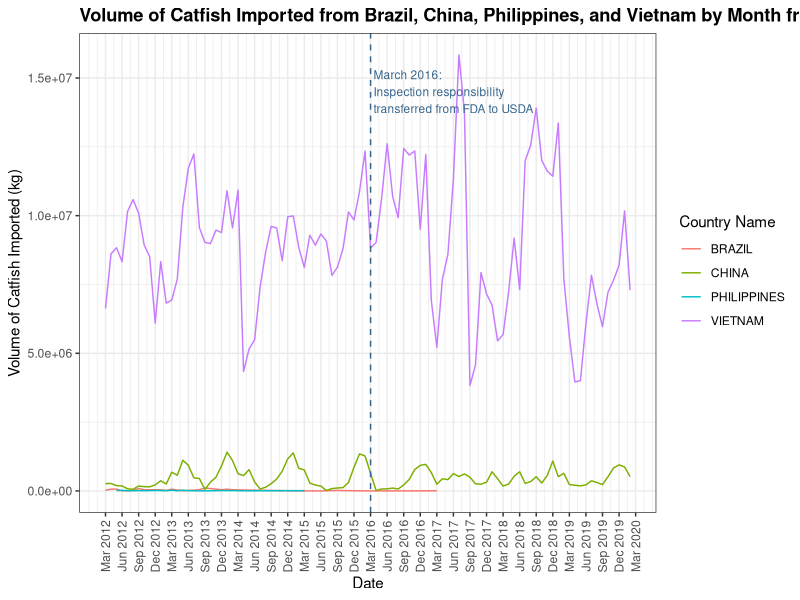

The R source for this figure: (Note: this script raises an error after producing the figure.)
## ---- chunk 1

# Load packages used
library(knitr)
library(car)
library(AER)
library(dplyr)
library(tidyr)
library(ggplot2)
library(reshape2)
library(gridExtra)
library(lubridate)
library(RColorBrewer)

# Set up
opts_chunk$set(echo = TRUE)
options(digits = 3)
opts_knit$set(root.dir ="~/Desktop/NatlFisheriesGit/2_data/TradeVolume")

# Remove objects from the previous session
rm(list = ls(all = TRUE))

# Load the data set
dta <- read.csv("monthly_cleaned.csv")
dta = subset(dta, select = -c(X) )
dta$year_month <- as.yearmon(paste(dta$year, dta$month), "%Y %B")
dta = as_tibble(dta)
glimpse(dta)

## ---- chunk 2

dta %>% 
  group_by(country_name) %>% 
  summarise(volume_sum = sum(volume_kg)) %>% 
  arrange(desc(volume_sum))

## ---- chunk 3

dta_country = dta %>% 
  group_by(year_month, country_name) %>% 
  summarise(volume_sum = sum(volume_kg)) %>% 
  filter(country_name %in% c("VIETNAM","CHINA","BRAZIL","PHILIPPINES"))

dta_country

## ---- chunk 4

ggplot(dta_country,aes(year_month,volume_sum)) + 
  geom_path(aes(color=country_name)) + 
  geom_vline(xintercept = as.yearmon(c('Mar 2016')), 
             color='steelblue4', linetype='dashed') + 
  annotate('text', x = as.yearmon('Mar 2016'), y = 14500000, 
           label = ' March 2016:\n Inspection responsibility\n transferred from FDA to USDA', 
           size = 3, color = 'steelblue4', hjust = 0) + 
  labs(title = 'Volume of Catfish Imported from Brazil, China, Philippines, and Vietnam by Month from 2012 to 2020', 
       x = 'Date', y = 'Volume of Catfish Imported (kg)', color = 'Country Name') + 
  scale_x_yearmon(breaks = seq(from = min(dta_country$year_month), 
                               to = as.yearmon('Mar 2020'),
                               by = 0.25)) + 
  theme_bw() + 
  theme(plot.title = element_text(face = 'bold'), 
        axis.text.x = element_text(angle = 90, vjust = 0.5))

ggsave('figures/fig1.png',dpi=300)

## ---- chunk 5

dta_vietnam = dta %>% 
  group_by(year_month, country_name) %>% 
  summarise(volume_sum = sum(volume_kg),
            value_sum = sum(value_USD)) %>% 
  filter(country_name %in% c("VIETNAM"))

dta_vietnam
summary(dta_vietnam)

## ---- chunk 6

ggplot(dta_vietnam,aes(year_month, volume_sum)) + 
  geom_path() + 
  geom_vline(xintercept = as.yearmon(c('Mar 2016','Nov 2019')), 
             color='steelblue4', linetype='dashed') + 
  annotate('text', x = as.yearmon('Mar 2016'), y = 14500000, 
           label = ' March 2016:\n Inspection responsibility\n transferred from FDA to USDA', 
           size = 3, color = 'steelblue4', hjust = 0) + 
  annotate('text', x = as.yearmon('Nov 2019'), y = 14500000, 
           label = ' November 2019:\n USDA granted\n equivalence to\n Vietnam', 
           size = 3, color = 'steelblue4', hjust = 0) + 
  labs(title = 'Volume of Catfish Imported from Vietnam by Month from 2012 to 2020', 
       x = 'Date', y = 'Volume of Catfish Imported from Vietnam (kg)') + 
  scale_x_yearmon(breaks = seq(from = min(dta_vietnam$year_month), 
                               to = as.yearmon('Mar 2020'),
                               by = 0.25)) + 
  theme_bw() + 
  theme(plot.title = element_text(face = 'bold'), 
        axis.text.x = element_text(angle = 90, vjust = 0.5))

ggsave('figures/fig2.png',dpi=300)

## ---- chunk 7

ggplot(dta_vietnam,aes(year_month, value_sum)) + 
  geom_path() + 
  geom_vline(xintercept = as.yearmon(c('Mar 2016','Nov 2019')), 
             color='steelblue4', linetype='dashed') + 
  annotate('text', x = as.yearmon('Mar 2016'), y = 54500000, 
           label = ' March 2016:\n Inspection responsibility\n transferred from FDA to USDA', 
           size = 3, color = 'steelblue4', hjust = 0) + 
  annotate('text', x = as.yearmon('Nov 2019'), y = 54500000, 
           label = ' November 2019:\n USDA granted\n equivalence to\n Vietnam', 
           size = 3, color = 'steelblue4', hjust = 0) + 
  labs(title = 'Value of Catfish Imported from Vietnam by Month from 2012 to 2020', 
       x = 'Date', y = 'Value of Catfish Imported from Vietnam (USD)') + 
  scale_x_yearmon(breaks = seq(from = min(dta_vietnam$year_month), 
                               to = as.yearmon('Mar 2020'),
                               by = 0.25)) + 
  theme_bw() + 
  theme(plot.title = element_text(face = 'bold'), 
        axis.text.x = element_text(angle = 90, vjust = 0.5))

ggsave('figures/fig3.png',dpi=300)

## ---- chunk 8

dta_vietnam_season = dta_vietnam %>% 
  mutate(dategroup = round_date(as.Date(year_month), "3 months")) %>%
  group_by(dategroup) %>%
  summarise(season_volume = sum(volume_sum),
            season_value = sum(value_sum))

dta_vietnam_season$dategroup = ymd(dta_vietnam_season$dategroup %m+% months(2))

dta_vietnam_season

# dta_vietnam['volume_sum'] %>% slice(1:3) %>% sum()

## ---- chunk 9

ggplot(dta_vietnam_season,aes(dategroup, season_volume)) + 
  geom_point(size=2) + 
  geom_path() + 
  geom_vline(xintercept = as.Date(c('2016-03-01','2019-11-05')),
             color='steelblue4', linetype='dashed') +
  annotate('text', x = as.Date('2016-03-01'), y = 39000000,
           label = ' March 2016:\n Inspection responsibility\n transferred from FDA to USDA',
           size = 3, color = 'steelblue4', hjust = 0) +
  annotate('text', x = as.Date('2019-11-05'), y = 39000000,
           label = ' November 2019:\n USDA granted\n equivalence to\n Vietnam',
           size = 3, color = 'steelblue4', hjust = 0) +
  labs(title = 'Value of Catfish Imported from Vietnam by 3 Months from 2012 to 2020', 
       x = 'Date', y = 'Value of Catfish Imported from Vietnam (USD)') + 
  scale_x_date(date_breaks = "1 year", date_labels = "%Y") +
  theme_bw() + 
  theme(plot.title = element_text(face = 'bold'))

ggsave('figures/fig4.png',dpi=300)

## ---- chunk 10

dta_vietnam_halfyear = dta_vietnam

dta_vietnam_halfyear$year_month_adjusted = ymd(as.Date(dta_vietnam_halfyear$year_month) %m-% months(2))

dta_vietnam_halfyear = dta_vietnam_halfyear %>% 
  mutate(dategroup = ceiling_date(year_month_adjusted, "6 months")) %>%
  group_by(dategroup) %>%
  summarise(halfyear_volume = sum(volume_sum),
            halfyear_value = sum(value_sum))

dta_vietnam_halfyear$dategroup = ymd(dta_vietnam_halfyear$dategroup %m+% months(2))

dta_vietnam_halfyear

# dta_vietnam['volume_sum'] %>% slice(1:6) %>% sum()

## ---- chunk 11

ggplot(dta_vietnam_halfyear,aes(dategroup, halfyear_volume)) + 
  geom_point(size=2) + 
  geom_path() + 
  geom_vline(xintercept = as.Date(c('2016-03-01','2019-11-05')),
             color='steelblue4', linetype='dashed') +
  annotate('text', x = as.Date('2016-03-01'), y = 52000000,
           label = ' March 2016:\n Inspection responsibility\n transferred from FDA to USDA',
           size = 3, color = 'steelblue4', hjust = 0) +
  annotate('text', x = as.Date('2019-11-05'), y = 52000000,
           label = ' November 2019:\n USDA granted\n equivalence to\n Vietnam',
           size = 3, color = 'steelblue4', hjust = 0) +
  labs(title = 'Value of Catfish Imported from Vietnam by 6 Months from 2012 to 2020', 
       x = 'Date', y = 'Value of Catfish Imported from Vietnam (USD)') + 
  scale_x_date(date_breaks = "1 year", date_labels = "%Y") +
  theme_bw() + 
  theme(plot.title = element_text(face = 'bold'))

ggsave('figures/fig5.png',dpi=300)

## ---- chunk 12

dta_vietnam_year = dta_vietnam

dta_vietnam_year$year_month_adjusted = ymd(as.Date(dta_vietnam_year$year_month) %m-% months(2))

dta_vietnam_year = dta_vietnam_year %>% 
  mutate(dategroup = ceiling_date(year_month_adjusted, "1 year")) %>%
  group_by(dategroup) %>%
  summarise(year_volume = sum(volume_sum),
            year_value = sum(value_sum))

dta_vietnam_year$dategroup = ymd(dta_vietnam_year$dategroup %m+% months(2))

dta_vietnam_year

# dta_vietnam['volume_sum'] %>% slice(1:12) %>% sum()

## ---- chunk 13

ggplot(dta_vietnam_year,aes(dategroup, year_volume)) + 
  geom_point(size=3) + 
  geom_path() + 
  geom_vline(xintercept = as.Date(c('2016-03-01','2019-11-05')),
             color='steelblue4', linetype='dashed') +
  annotate('text', x = as.Date('2016-03-01'), y = 102000000,
           label = ' March 2016:\n Inspection responsibility\n transferred from FDA to USDA',
           size = 3, color = 'steelblue4', hjust = 0) +
  annotate('text', x = as.Date('2019-11-05'), y = 102000000,
           label = ' November 2019:\n USDA granted\n equivalence to\n Vietnam',
           size = 3, color = 'steelblue4', hjust = 0) +
  labs(title = 'Value of Catfish Imported from Vietnam by Year from 2012 to 2020', 
       x = 'Date', y = 'Value of Catfish Imported from Vietnam (USD)') + 
  scale_x_date(date_breaks = "1 year", date_labels = "%Y") +
  theme_bw() + 
  theme(plot.title = element_text(face = 'bold'))

ggsave('figures/fig6.png',dpi=300)

## ---- chunk 14

dta_china = dta %>% 
  group_by(year_month, country_name) %>% 
  summarise(volume_sum = sum(volume_kg),
            value_sum = sum(value_USD)) %>% 
  filter(country_name %in% c("CHINA"))

dta_china

## ---- chunk 15

ggplot(dta_china,aes(year_month, volume_sum)) + 
  geom_path() + 
  geom_vline(xintercept = as.yearmon(c('Mar 2016','Nov 2019')), 
             color='steelblue4', linetype='dashed') + 
  annotate('text', x = as.yearmon('Mar 2016'), y = 1150000, 
           label = ' March 2016:\n Inspection responsibility\n transferred from FDA to USDA', 
           size = 3, color = 'steelblue4', hjust = 0) + 
  annotate('text', x = as.yearmon('Nov 2019'), y = 1150000, 
           label = ' November 2019:\n USDA granted\n equivalence to\n Vietnam', 
           size = 3, color = 'steelblue4', hjust = 0) + 
  labs(title = 'Volume of Catfish Imported from China by Month from 2012 to 2020', 
       x = 'Date', y = 'Volume of Catfish Imported from China (kg)') + 
  scale_x_yearmon(breaks = seq(from = min(dta_china$year_month), 
                               to = as.yearmon('Mar 2020'),
                               by = 0.25)) + 
  theme_bw() + 
  theme(plot.title = element_text(face = 'bold'), 
        axis.text.x = element_text(angle = 90, vjust = 0.5))

ggsave('figures/fig7.png',dpi=300)

## ---- chunk 16

dta_map = dta %>% 
  group_by(country_name) %>% 
  summarise(volume_sum = sum(volume_kg)) %>% 
  arrange(desc(volume_sum)) %>% 
  filter(volume_sum > 10000)
  

dta_map$country_name <- tolower(dta_map$country_name)
substr(dta_map$country_name, 1, 1) <- toupper(substr(dta_map$country_name, 1, 1))

dta_map

## ---- chunk 17

library(maps)
world_map <- map_data("world")
map_subset = world_map %>%
  full_join(dta_map, by = c("region" = "country_name")) %>%
  filter(region != "Antarctica")

plain <- theme(
  axis.text = element_blank(),
  axis.line = element_blank(),
  axis.ticks = element_blank(),
  panel.border = element_blank(),
  panel.grid = element_blank(),
  axis.title = element_blank(),
  panel.background = element_rect(fill = "white"),
  plot.title = element_text(hjust = 0.5)
)

ggplot(data = map_subset, mapping = aes(x = long, y = lat, group = group)) + 
  coord_fixed(1.26) +
  geom_polygon(aes(fill = volume_sum), color = "gray", size = 0.1) +
  scale_fill_distiller(palette ="Blues", direction = 1, na.value="white") +
  guides(fill = guide_colourbar(title.position="top", title.hjust = 0.5, 
                                barwidth = 15, barheight = 1, ticks = FALSE)) +
  ggtitle("Major Catfish Exporting Countries to the United States from 2012 to 2020") +
  labs(fill = "Volume of Catfish Imported") +
  plain +
  theme(legend.position="bottom")

ggsave('figures/fig8.png',dpi=300)
